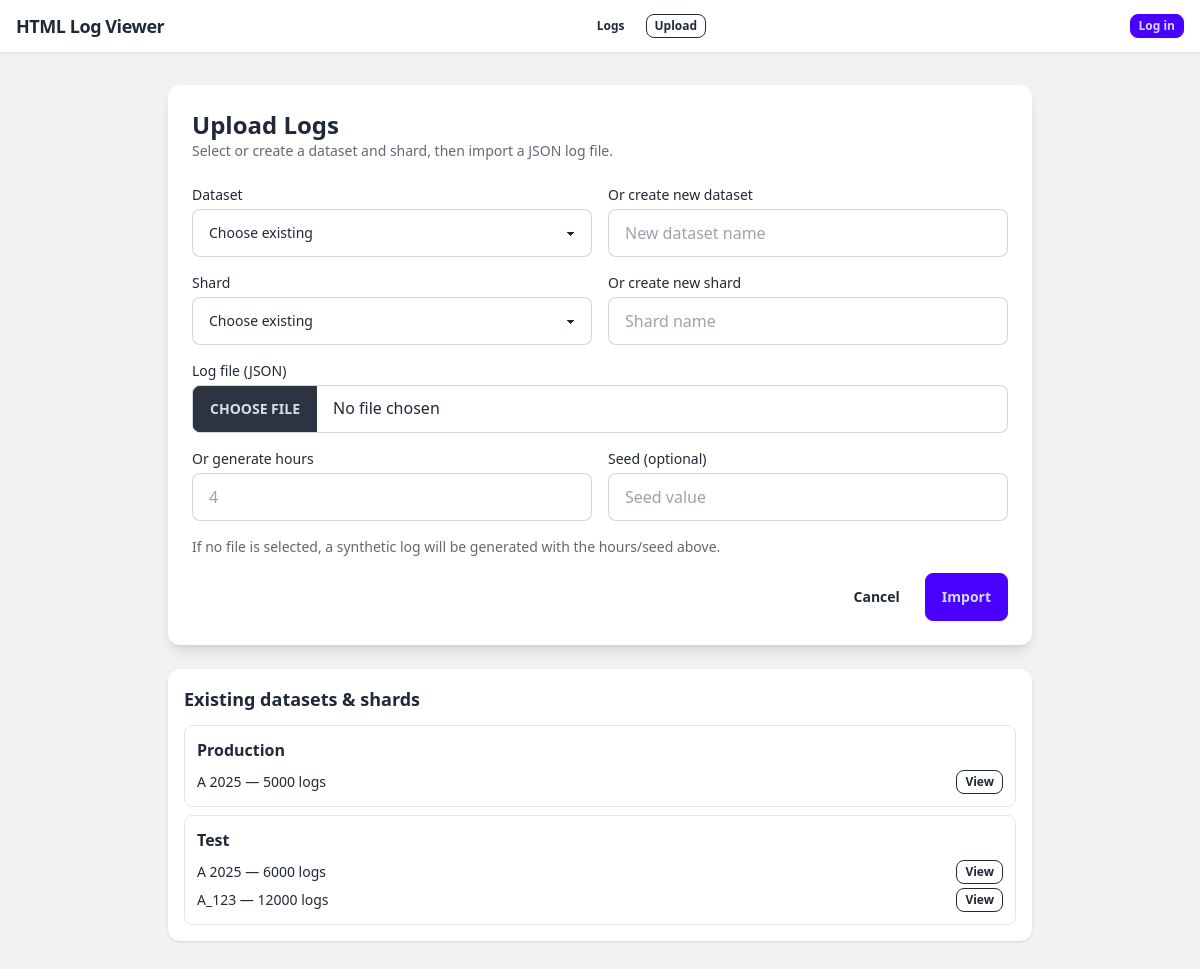
Screenshot of /upload with the database file from the repository.
### tables this page shows
CREATE TABLE datasets (
            id INTEGER PRIMARY KEY AUTOINCREMENT,
            name TEXT NOT NULL UNIQUE,
            created_at TEXT NOT NULL
        );

CREATE TABLE shards (
            id INTEGER PRIMARY KEY AUTOINCREMENT,
            dataset_id INTEGER NOT NULL,
            name TEXT NOT NULL,
            db_path TEXT NOT NULL,
            log_count INTEGER NOT NULL DEFAULT 0,
            created_at TEXT NOT NULL,
            UNIQUE(dataset_id, name),
            FOREIGN KEY (dataset_id) REFERENCES datasets (id)
        );

### app.py (the view, shortened to what this page needs)
@app.route("/upload", methods=["GET", "POST"])
def upload_logs():
    datasets = list_datasets()
    selected_dataset_id = request.form.get("dataset_id", type=int)
    shards_map = {d["id"]: get_shards_for_dataset(d["id"]) for d in datasets}
    return render_template(
        "upload.html",
        datasets=datasets,
        shards_map=shards_map,
        selected_dataset_id=selected_dataset_id,
    )

### app.py (called while the page is built, shortened)
def get_db() -> sqlite3.Connection:
    if "db" not in g:
        db_path = app.config["DATABASE"]
        db_dir = os.path.dirname(db_path)
        if db_dir:
            os.makedirs(db_dir, exist_ok=True)
        conn = sqlite3.connect(db_path)
        conn.row_factory = sqlite3.Row
        g.db = conn
    return g.db

def list_datasets() -> list[Dict[str, Any]]:
    db = get_db()
    rows = db.execute("SELECT * FROM datasets ORDER BY name").fetchall()
    return [{"id": r["id"], "name": r["name"], "created_at": r["created_at"]} for r in rows]

def get_shards_for_dataset(dataset_id: int) -> list[Dict[str, Any]]:
    db = get_db()
    rows = db.execute(
        "SELECT * FROM shards WHERE dataset_id = ? ORDER BY name", (dataset_id,)
    ).fetchall()
    return [
        {
            "id": r["id"],
            "dataset_id": r["dataset_id"],
            "name": r["name"],
            "db_path": r["db_path"],
            "log_count": r["log_count"],
            "created_at": r["created_at"],
        }
        for r in rows
    ]

@app.teardown_appcontext
def teardown_db(error: Optional[BaseException] = None) -> None:
    close_db(error)

@app.context_processor
def inject_user() -> Dict[str, Any]:
    return {"current_user": getattr(g, "current_user", None)}

@app.before_request
def load_user() -> None:
    init_db()
    g.current_user = None
    user_id = session.get("user_id")
    last_seen_str = session.get("last_seen")
    if not user_id:
        return

### templates/upload.html (shortened to what this page needs)
{% extends "base.html" %}
{% block content %}
  <div class="max-w-4xl mx-auto w-full px-4 py-8">
    <div class="bg-base-100 shadow-lg rounded-xl p-6 space-y-6">
      <div>
        <h1 class="text-2xl font-semibold">Upload Logs</h1>
        <p class="text-sm text-base-content/70">Select or create a dataset and shard, then import a JSON log file.</p>
      </div>
      <form method="post" enctype="multipart/form-data" class="space-y-4">
        <div class="grid md:grid-cols-2 gap-4">
          <label class="form-control">
            <span class="label-text mb-1">Dataset</span>
            <select name="dataset_id" id="dataset-select" class="select select-bordered">
              <option value="">Choose existing</option>
            </select>
          </label>
          <label class="form-control">
            <span class="label-text mb-1">Or create new dataset</span>
            <input name="dataset_name_new" class="input input-bordered" placeholder="New dataset name" />
          </label>
        </div>
        <div class="grid md:grid-cols-2 gap-4">
          <label class="form-control">
            <span class="label-text mb-1">Shard</span>
            <select name="shard_id" id="shard-select" class="select select-bordered">
              <option value="">Choose existing</option>
            </select>
          </label>
          <label class="form-control">
            <span class="label-text mb-1">Or create new shard</span>
            <input name="shard_name_new" class="input input-bordered" placeholder="Shard name" />
          </label>
        </div>
        <label class="form-control">
          <span class="label-text mb-1">Log file (JSON)</span>
          <input type="file" name="log_file" accept=".json,application/json" class="file-input file-input-bordered" />
        </label>
        <div class="grid md:grid-cols-2 gap-4">
          <label class="form-control">
            <span class="label-text mb-1">Or generate hours</span>
            <input type="number" step="0.25" min="0.25" max="48" name="hours" class="input input-bordered" placeholder="4" />
          </label>
          <label class="form-control">
            <span class="label-text mb-1">Seed (optional)</span>
            <input type="text" name="seed" class="input input-bordered" placeholder="Seed value" />
          </label>
        </div>
        <p class="text-sm text-base-content/70">If no file is selected, a synthetic log will be generated with the hours/seed above.</p>
        <div class="flex justify-end gap-2">
          <a class="btn btn-ghost" href="{{ url_for('index') }}">Cancel</a>
          <button type="submit" class="btn btn-primary">Import</button>
        </div>
      </form>
    </div>
    <div class="mt-6 bg-base-100 shadow rounded-xl p-4">
      <h2 class="text-lg font-semibold mb-3">Existing datasets & shards</h2>
      <div class="space-y-2">
        {% for dataset in datasets %}
          <div class="border border-base-300 rounded-lg p-3">
            <div class="font-semibold">{{ dataset.name }}</div>
            <ul class="mt-2 space-y-1 text-sm">
              {% for shard in shards_map.get(dataset.id, []) %}
                <li class="flex items-center justify-between">
                  <span>{{ shard.name }} — {{ shard.log_count }} logs</span>
                  <div class="flex gap-2">
                    <a class="btn btn-xs btn-outline" href="{{ url_for('index', shard=shard.id) }}">View</a>
                  </div>
                </li>
              {% else %}
                <li class="text-base-content/60">No shards yet.</li>
              {% endfor %}
            </ul>
          </div>
        {% else %}
          <div class="text-base-content/70">No datasets yet. Upload to create one.</div>
        {% endfor %}
      </div>
    </div>
  </div>
{% endblock %}

### templates/base.html (shortened to what this page needs)
<!doctype html>
<html lang="en" data-theme="light">
  <head>
    <script src="https://cdn.tailwindcss.com"></script>
    <link
      href="https://cdn.jsdelivr.net/npm/daisyui@4.12.10/dist/full.min.css"
      rel="stylesheet"
      type="text/css"
    />
    <link rel="stylesheet" href="{{ url_for('static', filename='styles.css') }}" />
  </head>
  <body class="bg-base-200 text-base-content min-h-screen flex flex-col h-screen">
    <div class="min-h-screen flex flex-col">
      <header class="bg-base-100 border-b border-base-300 shadow-sm">
        <div class="max-w-screen-2xl mx-auto flex items-center justify-between px-4 py-3 gap-4">
          <a href="{{ url_for('index') }}" class="font-semibold tracking-tight text-lg">
            HTML Log Viewer
          </a>
          <div class="flex items-center gap-3">
            <a class="btn btn-xs btn-ghost" href="{{ url_for('logs_index') }}">Logs</a>
            <a class="btn btn-xs btn-outline" href="{{ url_for('upload_logs') }}">Upload</a>
          </div>
          <div class="flex items-center gap-2">
            {% if current_user %}
              <span class="text-sm text-base-content/70">
                Signed in as {{ current_user.name or current_user.email }}
              </span>
              <a class="btn btn-xs btn-ghost" href="{{ url_for('profile') }}">Profile</a>
              <form method="post" action="{{ url_for('logout') }}">
                <button class="btn btn-xs btn-outline" type="submit">Logout</button>
              </form>
            {% else %}
              <a class="btn btn-xs btn-primary" href="{{ url_for('login') }}">Log in</a>
            {% endif %}
          </div>
        </div>
      </header>
      <main class="flex-1 w-full flex flex-col min-h-0">
        {% block content %}{% endblock %}
      </main>
    </div>
  </body>
</html>

### static/styles.css (style rules this page uses)
:root { --gutter: #e2e8f0; --gutter-hover: #94a3b8; --color-border: rgba(148, 163, 184, 0.2); --color-border-strong: rgba(148, 163, 184, 0.6); --color-bg-soft: rgba(248, 250, 252, 0.8); --color-bg-card: rgba(255, 255, 255, 0.7); --color-text-muted: rgba(100, 116, 139, 0.8); --color-text-muted-strong: rgba(71, 85, 105, 0.9); --color-ghost: rgba(226, 232, 240, 0.6); --color-ghost-strong: rgba(226, 232, 240, 0.8); --color-ghost-hover: rgba(148, 163, 184, 0.7); --color-ghost-line: rgba(14, 116, 144, 0.7); --color-highlight: rgba(56, 189, 248, 0.45); --color-highlight-start: rgba(56, 189, 248, 0.15); --color-highlight-mid: rgba(56, 189, 248, 0.08); --bookmark-color-1: rgba(59, 130, 246, 0.95); --bookmark-color-2: rgba(16, 185, 129, 0.95); --bookmark-color-3: rgba(245, 158, 11, 0.95); --bookmark-color-4: rgba(236, 72, 153, 0.95); --bookmark-color-5: rgba(139, 92, 246, 0.95); }

### rows the page displays
datasets: name "Production"
shards: name "A 2025", log_count "5000"
datasets: name "Test"
shards: name "A 2025", log_count "6000"
shards: name "A_123", log_count "12000"
